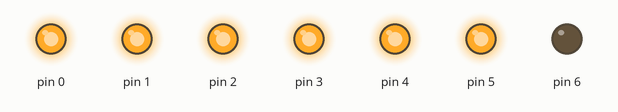
This sketch was run on a simulated Arduino Uno, built with avr-gcc and run on an emulated ATmega328P. On the bench: output pins drawn as LEDs (lit = HIGH).

Above: at 0.5 s.
At 2.5 s:
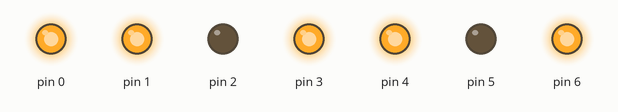
At 3.5 s:
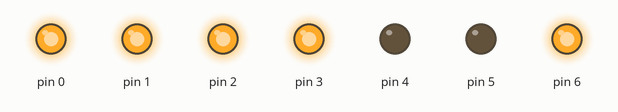
At 5.5 s:
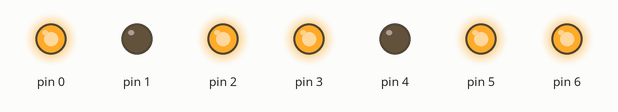
At 8.5 s:
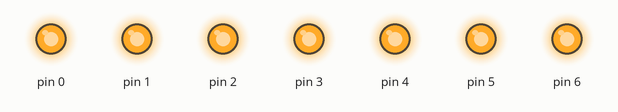
At 11.5 s:
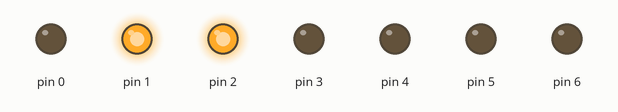
Timing chart, 0 to 13.0 s (numbered marks = the images above):
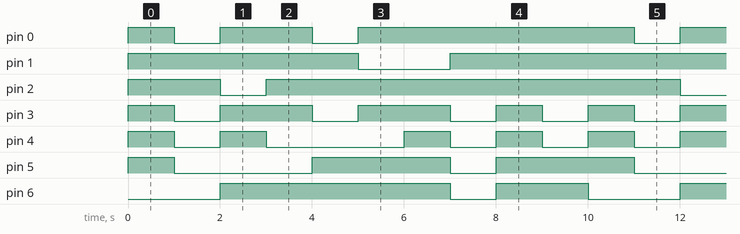

The sketch:

sketch_apr02b.ino
```cpp
void setup() {
  // put your setup code here, to run once:
  pinMode(0,OUTPUT);
  pinMode(1,OUTPUT);
  pinMode(2,OUTPUT);
  pinMode(3,OUTPUT);
  pinMode(4,OUTPUT);
  pinMode(5,OUTPUT);
  pinMode(6,OUTPUT);
}

void loop() {
  // put your main code here, to run repeatedly:
  //0
  digitalWrite(0,HIGH);digitalWrite(1,HIGH);digitalWrite(2,HIGH);digitalWrite(3,HIGH);digitalWrite(4,HIGH);digitalWrite(5,HIGH);digitalWrite(6,LOW);
  delay(1000);
  //1
  digitalWrite(0,LOW);digitalWrite(1,HIGH);digitalWrite(2,HIGH);digitalWrite(3,LOW);digitalWrite(4,LOW);digitalWrite(5,LOW);digitalWrite(6,LOW);
  delay(1000);
  //2
  digitalWrite(0,HIGH);digitalWrite(1,HIGH);digitalWrite(2,LOW);digitalWrite(3,HIGH);digitalWrite(4,HIGH);digitalWrite(5,LOW);digitalWrite(6,HIGH);
  delay(1000);
  //3
  digitalWrite(0,HIGH);digitalWrite(1,HIGH);digitalWrite(2,HIGH);digitalWrite(3,HIGH);digitalWrite(4,LOW);digitalWrite(5,LOW);digitalWrite(6,HIGH);
  delay(1000);
  //4
  digitalWrite(0,LOW);digitalWrite(1,HIGH);digitalWrite(2,HIGH);digitalWrite(3,LOW);digitalWrite(4,LOW);digitalWrite(5,HIGH);digitalWrite(6,HIGH);
  delay(1000);
  //5
  digitalWrite(0,HIGH);digitalWrite(1,LOW);digitalWrite(2,HIGH);digitalWrite(3,HIGH);digitalWrite(4,LOW);digitalWrite(5,HIGH);digitalWrite(6,HIGH);
  delay(1000);
  //6
  digitalWrite(0,HIGH);digitalWrite(1,LOW);digitalWrite(2,HIGH);digitalWrite(3,HIGH);digitalWrite(4,HIGH);digitalWrite(5,HIGH);digitalWrite(6,HIGH);
  delay(1000);
  //7
  digitalWrite(0,HIGH);digitalWrite(1,HIGH);digitalWrite(2,HIGH);digitalWrite(3,LOW);digitalWrite(4,LOW);digitalWrite(5,LOW);digitalWrite(6,LOW);
  delay(1000);
  //8
  digitalWrite(0,HIGH);digitalWrite(1,HIGH);digitalWrite(2,HIGH);digitalWrite(3,HIGH);digitalWrite(4,HIGH);digitalWrite(5,HIGH);digitalWrite(6,HIGH);
  delay(1000);
  digitalWrite(0,HIGH);digitalWrite(1,HIGH);digitalWrite(2,HIGH);digitalWrite(3,LOW);digitalWrite(4,LOW);digitalWrite(5,HIGH);digitalWrite(6,HIGH);
  delay(1000);
}
```

Measured:
- by itself, pin 0: repeats every 10.0 s: LOW 1.0 s, HIGH 2.0 s, LOW 1.0 s, HIGH 6.0 s
- by itself, pin 1: repeats every 10.0 s: LOW 2.0 s, HIGH 8.0 s
- by itself, pin 2: repeats every 10.0 s: LOW 1.0 s, HIGH 9.0 s
- by itself, pin 3: repeats every 10.0 s: 2 × (LOW 1.0 s, HIGH 2.0 s), 2 × (LOW 1.0 s, HIGH 1.0 s)
- by itself, pin 4: repeats every 10.0 s: LOW 1.0 s, HIGH 1.0 s, LOW 3.0 s, 2 × (HIGH 1.0 s, LOW 1.0 s), HIGH 1.0 s
- by itself, pin 5: repeats every 10.0 s: LOW 3.0 s, HIGH 3.0 s, LOW 1.0 s, HIGH 3.0 s
- by itself, pin 6: repeats every 10.0 s: LOW 1.0 s, HIGH 2.0 s, LOW 2.0 s, HIGH 5.0 s
